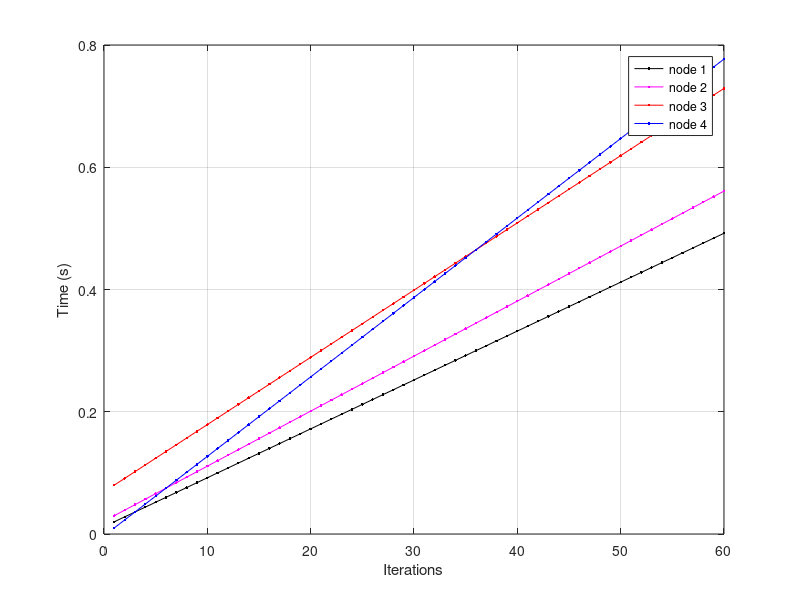
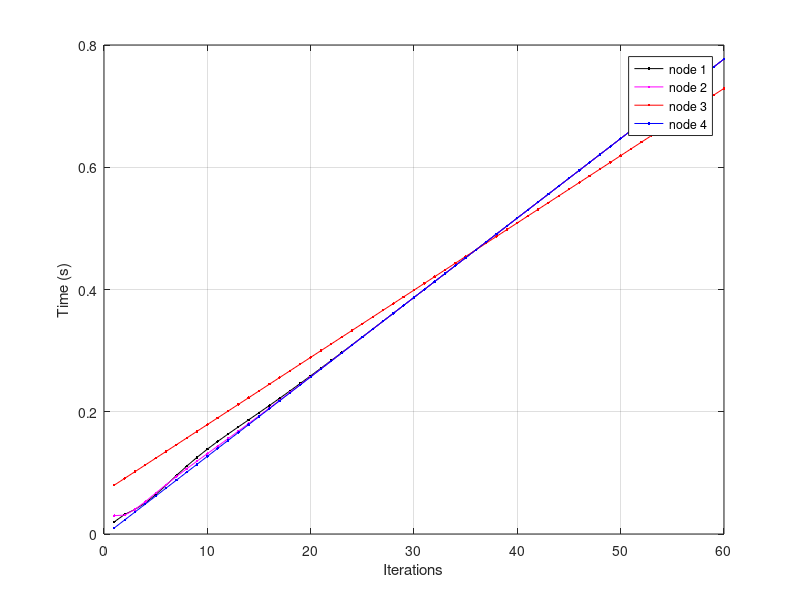
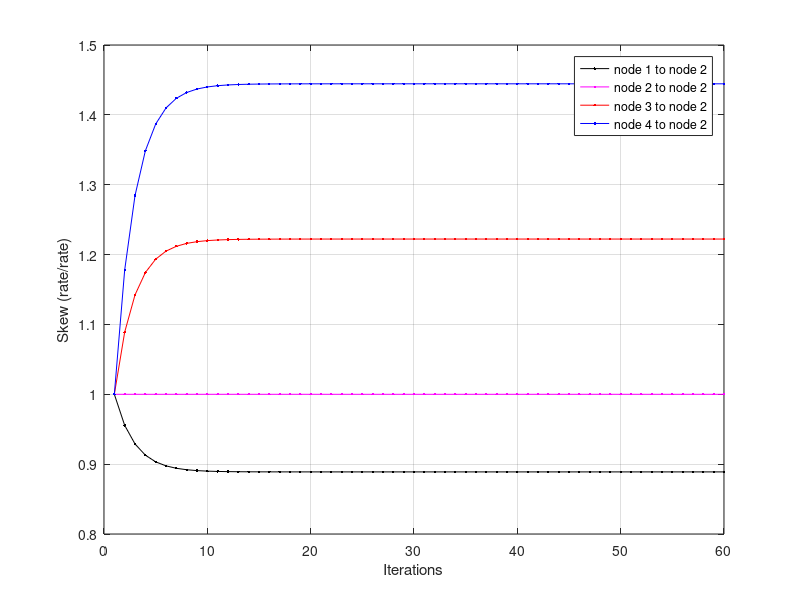
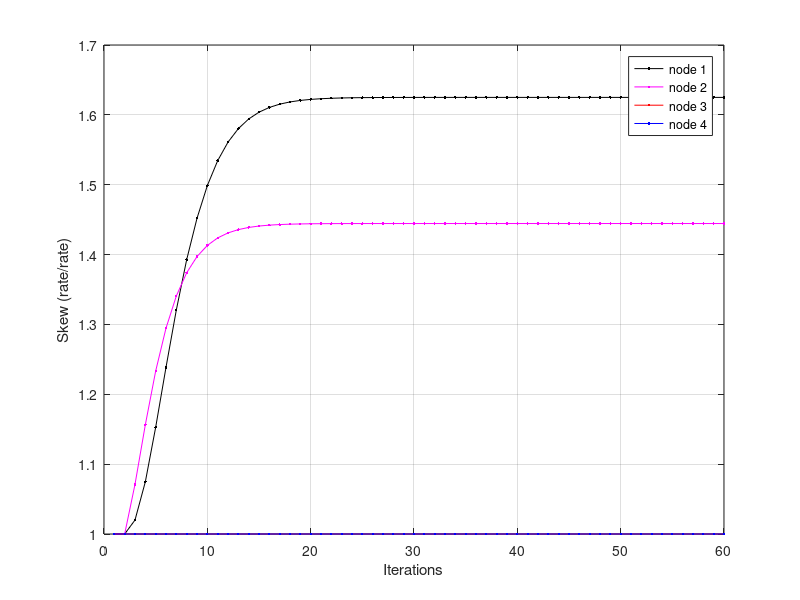

The MATLAB source for these figures, in order:
% implementation of a distributed consenus protocol for clock
% synchronization in wireless sensor network

% 10/11/2017
% created by Mengheng Xue

% Setting the parameters
clear
close all

TIME_ITER = .01;
max_time_step = 60;
% case 1: regulate conncection which guarantees strong conncection 
% GRAPH = [ 1 1 0 0;
%           1 1 1 1;
%           0 1 1 1;
%           0 1 1 1; ];

% case 2: insufficient connection
          GRAPH = [ 1 1 0 0;
          1 1 1 1;
          0 1 1 0;
          0 1 0 1; ];
% case 3: full connection
%           GRAPH = [ 1 1 1 1;
%           1 1 1 1;
%           1 1 1 1;
%           1 1 1 1; ];

num_node = 4;
beta_initial = [2 3 8 1] * TIME_ITER; % the initial offset for each node 
alpha = [0.8 0.9 1.1 1.3] * TIME_ITER; % local clock skew are per TIME_ITER
      
% GRAPH = [ ...
% 	0	0	1	1	0	0	0	0	0	0;
% 	0	0	1	1	0	0	0	0	0	0;
% 	1	1	0	0	1	1	0	0	0	0;
% 	1	1	0	0	1	1	0	0	0	0;
% 	0	0	1	1	0	0	1	1	0	0;
% 	0	0	1	1	0	0	1	1	0	0;
% 	0	0	0	0	1	1	0	0	1	1;
% 	0	0	0	0	1	1	0	0	1	1;
% 	0	0	0	0	0	0	1	1	0	0;
% 	0	0	0	0	0	0	1	1	0	0; ];
% num_node = 10;           
% beta_initial = [2 3 8 1 12 1 3 3 9 10] * TIME_ITER;  
% alpha = [0.2 0.6 1.1 0.8 1.4 1.3 0.7 0.9 1.0 0.8] * TIME_ITER;


rho = 0.6; % the tuning parameter which is set by the author as 0.6

% Applying the algorithm
alpha_vir = zeros(max_time_step, num_node); % the virtual clock skew estimation 
alpha_rel = cell(max_time_step, 1); % the relative clock skew estimation 
tau = zeros(max_time_step, num_node); % the local time on each node
time_vir = zeros(max_time_step, num_node); 
offset_vir = zeros(max_time_step, num_node);

alpha_vir(1, :) = ones(1, num_node);
alpha_rel(:) = {GRAPH};
tau(1, :) = beta_initial;
time_vir(1, :) = tau(1,:);

% assuming that there is TX/RX between all nodes at each time step
for t = 2:1:max_time_step
    tau(t, :) = tau(t-1, :) + alpha; 
    % Go through the graph for links
    for i=1:1:num_node
        for j=1:1:num_node
            if GRAPH(i, j) ~= 0 % link is found where i RXs from j
                % update the relative skew estimation 
                alpha_rel{t}(i,j) = rho*alpha_rel{t-1}(i,j) + (1-rho) *(tau(t,j)-tau(t-1,j))/(tau(t,i)-tau(t-1,i));
                % update the skew compensation
                alpha_vir(t,i) = rho*alpha_vir(t-1,i) + (1-rho)*alpha_rel{t-1}(i,j)*alpha_vir(t-1,j);
                % compute the offset compension 
                offset_vir(t,i) = offset_vir(t-1,i) + (1-rho) * (alpha_vir(t-1,j)*tau(t-1,j)+ offset_vir(t-1, j) - alpha_vir(t-1,i)*tau(t-1,i) - offset_vir(t-1, i));
            end
        end
    end
    time_vir(t, :) = alpha_vir(t, :).*tau(t, :) + offset_vir(t,:);
end

% plot local time of each node 
time_step = 1:max_time_step;
figure;
C = {'k','m','r','b',[.5 .6 .7],[.8 .2 .6]} % Cell array of colros.
for i=1:1:num_node
    plot(time_step, tau(:, i),'.-','color', C{i});
    hold on;
end
%title('Local Time within Nodes');
legend('node 1','node 2','node 3','node 4');
xlabel('Iterations');
ylabel('Time (s)');
grid on;
hold off;

% plot the vritual time within each node
figure;
for i = 1:1:num_node
    plot(time_step, time_vir(:, i),'color', C{i},'marker','.');
    hold on;
end
hold on;
%title('Virtual Time within Nodes');
legend('node 1','node 2','node 3','node 4');
xlabel('Iterations');
ylabel('Time (s)');
grid on;
hold off;

% plot the relative skew compare to node 2 
figure;
temp = zeros(1,max_time_step);
for i=1:1:num_node
    for j=1:1:max_time_step
        temp(j) = alpha_rel{j}(2,i);
    end
    plot(1:1:max_time_step, temp,'color', C{i},'marker','.');
    hold on;
end
% Note: a line at 0 indicates no link. A line at 1 indicates self.
% Expectation: ([Other Node Speed] / [This Node Speed]) convergence
%title('Relative Skew Estimation as Seen by Node 2')
legend('node 1 to node 2','node 2 to node 2','node 3 to node 2','node 4 to node 2');
xlabel('Iterations');
ylabel('Skew (rate/rate)');
grid on;
hold off;

% plot virual skew estimation of each node 
figure;
for i=1:1:num_node
    plot(1:1:max_time_step, alpha_vir(:, i),'color', C{i},'marker','.');
    hold on;
end
%title('Virtual Skew Estimation within Nodes');
legend('node 1','node 2','node 3','node 4');
xlabel('Iterations');
ylabel('Skew (rate/rate)');
grid on;
hold off;

% plot virtual offset estimation within nodes
figure;
for i=1:1:num_node
    plot(1:1:max_time_step, offset_vir(:, i),'color', C{i},'marker','.');
    hold on;
end
%title('Virtual Offset Estimation within Nodes');
legend('node 1','node 2','node 3','node 4');
xlabel('Iterations');
ylabel('Offset (sec)');
grid on;
hold off;


figure;
error = zeros(max_time_step, num_node);
for j=1:1:max_time_step
    for i=1:1:num_node
        error(j,i) = 100*(time_vir(j,i) - mean(time_vir(j,:)))/mean(time_vir(j,:));
    end
end
for i=1:1:num_node
    plot(1:1:max_time_step, error(:, i),'color', C{i},'marker','.');
    hold on;
end
title('Error Percentage from Instantaneous Mean of Local Times');
legend('node 1','node 2','node 3','node 4');
xlabel('Iterations');
ylabel('Error Percentage (%)');
grid on;
hold off;

%%
% plot local time of each node 
time_step = 1:max_time_step;
figure;
for i=1:1:num_node
    plot(time_step, tau(:, i),'-s','color', rand(1,3),'MarkerSize',3);
    hold on;
end
title('Local Time within Nodes');
%legend('node 1','node 2','node 3','node 4');
xlabel('Iterations');
ylabel('Time (s)');
grid on;
hold off;